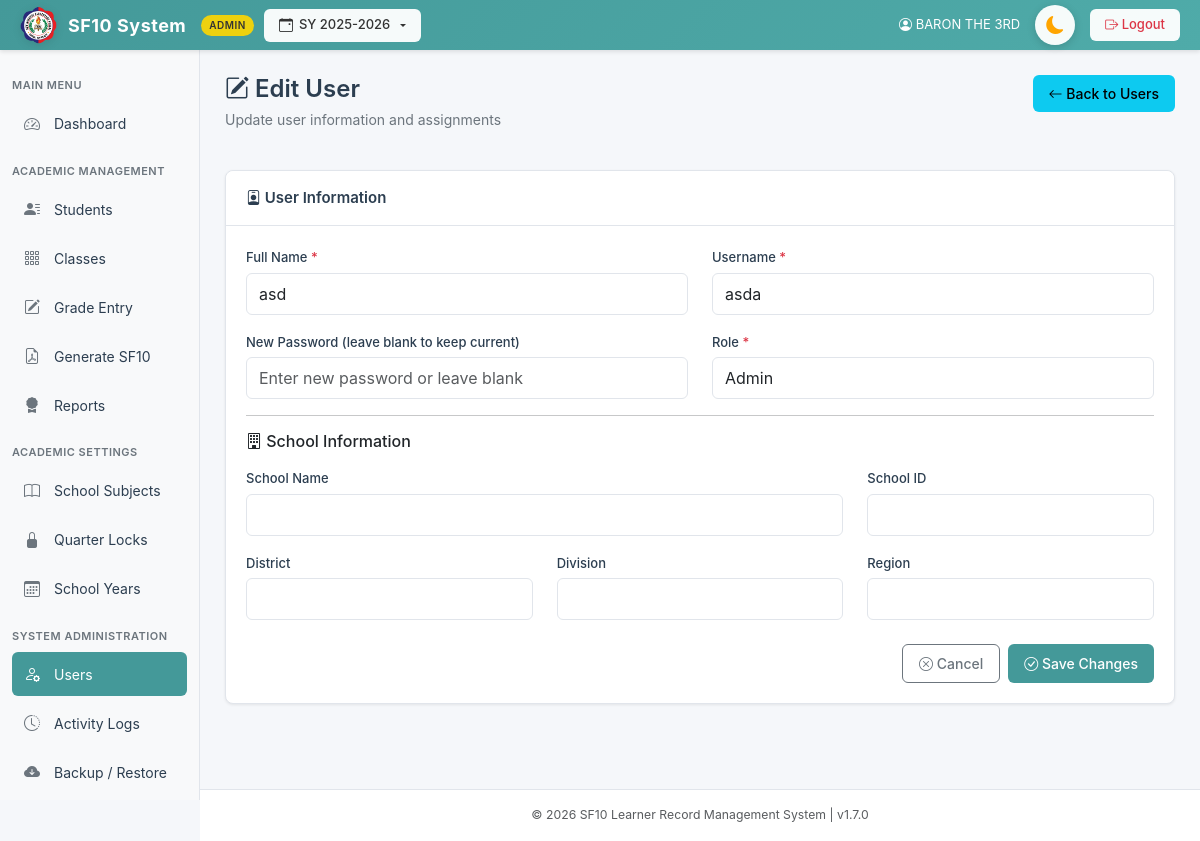
/pages/edit_user.php?id=20 (signed in), run on an earlier commit of the app's database.
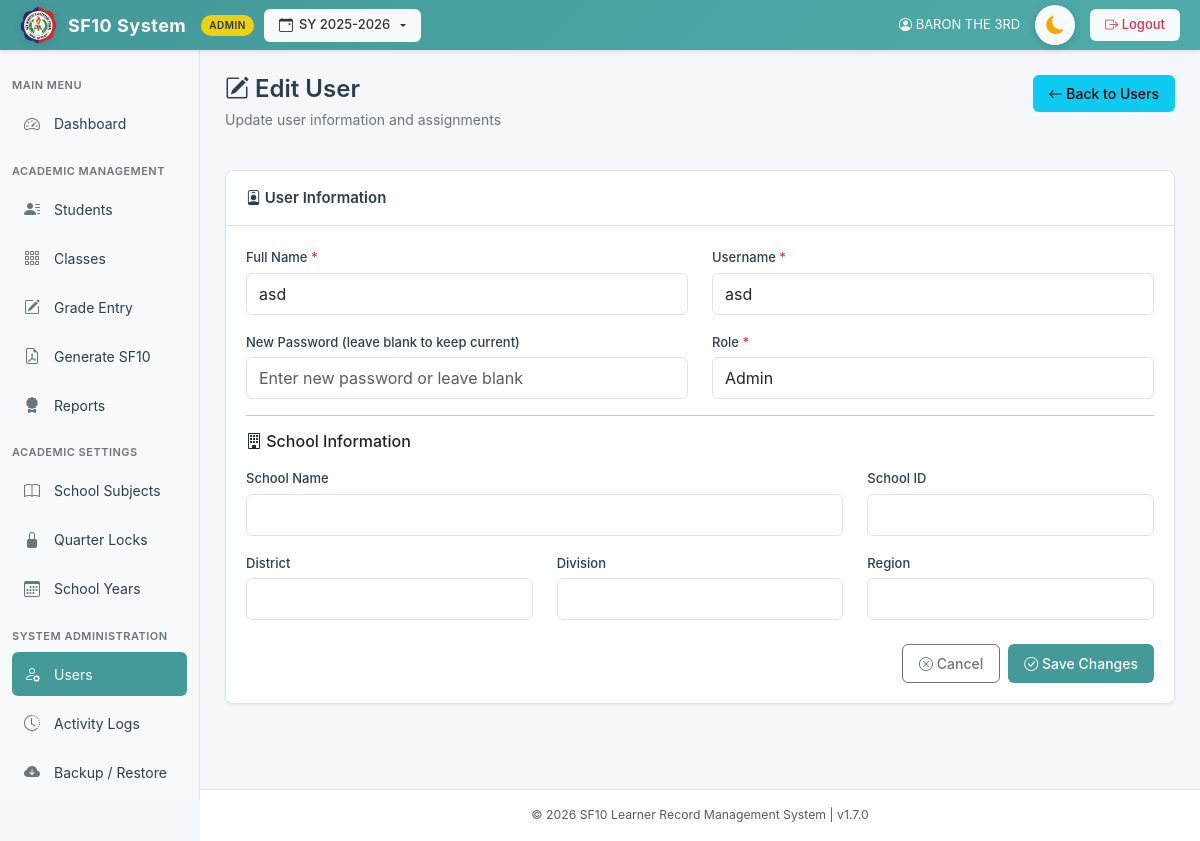
And on a later commit of the database.
### tables this page shows
CREATE TABLE `users` (
  `id` int(11) NOT NULL AUTO_INCREMENT,
  `username` varchar(50) NOT NULL,
  `password` varchar(255) NOT NULL,
  `full_name` varchar(100) NOT NULL,
  `role` enum('admin','teacher') NOT NULL,
  `school_name` varchar(255) DEFAULT NULL,
  `school_id` varchar(50) DEFAULT NULL,
  `district` varchar(100) DEFAULT NULL,
  `division` varchar(100) DEFAULT NULL,
  `region` varchar(100) DEFAULT NULL,
  `subject_id` int(11) DEFAULT NULL COMMENT 'For subject teachers - which subject they teach',
  `created_at` timestamp NOT NULL DEFAULT current_timestamp(),
  `totp_secret` varchar(255) DEFAULT NULL,
  `2fa_on_login` tinyint(1) DEFAULT 0,
  `remember_token` varchar(255) DEFAULT NULL,
  PRIMARY KEY (`id`),
  UNIQUE KEY `username` (`username`),
  KEY `fk_users_subject` (`subject_id`),
  CONSTRAINT `fk_users_subject` FOREIGN KEY (`subject_id`) REFERENCES `subjects` (`id`) ON DELETE SET NULL ON UPDATE CASCADE
);

### pages/edit_user.php (the view, shortened to what this page needs)
<?php
include "../includes/db.php";
$user_id = isset($_GET['id']) ? (int)$_GET['id'] : 0;
if ($user_id > 0) {
    $user_query = $conn->prepare("SELECT * FROM users WHERE id = ?");
    $user_query->bind_param("i", $user_id);
    $user_query->execute();
    $user_result = $user_query->get_result();
    $edit_user = $user_result->fetch_assoc();
} else {
    $_SESSION['error_message'] = "Invalid user ID.";
    header("Location: users.php");
    exit();
}
include "../templates/header.php";
?>
<div class="d-flex justify-content-between align-items-start mb-4">
    <div class="page-header mb-0">
        <h2><i class="bi bi-pencil-square"></i> Edit User</h2>
        <p class="subtitle">Update user information and assignments</p>
    </div>
    <a href="users.php" class="btn btn-info">
        <i class="bi bi-arrow-left"></i> Back to Users
    </a>
</div>
<div class="card">
    <div class="card-header">
        <i class="bi bi-person-badge"></i> User Information
    </div>
    <div class="card-body">
        <form method="POST" id="editUserForm">
            <div class="row mb-3">
                <div class="col-md-6">
                    <label class="form-label">Full Name <span class="text-danger">*</span></label>
                    <input type="text" name="full_name" class="form-control" autocomplete="off"
                           value="<?= htmlspecialchars($edit_user['full_name']) ?>" required>
                </div>
                <div class="col-md-6">
                    <label class="form-label">Username <span class="text-danger">*</span></label>
                    <input type="text" name="username" class="form-control" autocomplete="off"
                           value="<?= htmlspecialchars($edit_user['username']) ?>" required>
                </div>
            </div>
            <div class="row mb-3">
                <div class="col-md-6">
                    <label class="form-label">New Password (leave blank to keep current)</label>
                    <input type="password" name="password" class="form-control" autocomplete="new-password"
                           placeholder="Enter new password or leave blank">
                </div>
                <div class="col-md-6">
                    <label class="form-label">Role <span class="text-danger">*</span></label>
                    <select name="role" class="form-control" id="roleSelect" onchange="toggleTeacherFields()" required>
                        <option value="admin" <?= $edit_user['role'] === 'admin' ? 'selected' : '' ?>>Admin</option>
                    </select>
                </div>
            </div>
            <hr>
            <h6 class="mb-3"><i class="bi bi-building"></i> School Information</h6>
            <div class="row mb-3">
                <div class="col-md-8">
                    <label class="form-label">School Name</label>
                    <input type="text" name="school_name" class="form-control" autocomplete="off"
                           value="<?= htmlspecialchars($edit_user['school_name'] ?? '') ?>">
                </div>
                <div class="col-md-4">
                    <label class="form-label">School ID</label>
                    <input type="text" name="school_id" class="form-control" autocomplete="off"
                           value="<?= htmlspecialchars($edit_user['school_id'] ?? '') ?>">
                </div>
            </div>
            <div class="row mb-3">
                <div class="col-md-4">
                    <label class="form-label">District</label>
                    <input type="text" name="district" class="form-control" autocomplete="off"
                           value="<?= htmlspecialchars($edit_user['district'] ?? '') ?>">
                </div>
                <div class="col-md-4">
                    <label class="form-label">Division</label>
                    <input type="text" name="division" class="form-control" autocomplete="off"
                           value="<?= htmlspecialchars($edit_user['division'] ?? '') ?>">
                </div>
                <div class="col-md-4">
                    <label class="form-label">Region</label>
                    <input type="text" name="region" class="form-control" autocomplete="off"
                           value="<?= htmlspecialchars($edit_user['region'] ?? '') ?>">
                </div>
            </div>
            <div class="d-flex justify-content-end gap-2 mt-4">
                <a href="users.php" class="btn btn-secondary">
                    <i class="bi bi-x-circle"></i> Cancel
                </a>
                <button type="submit" name="edit_user" class="btn btn-primary">
                    <i class="bi bi-check-circle"></i> Save Changes
                </button>
            </div>
        </form>
    </div>
</div>
<?php include '../templates/footer.php'; ?>

What changed in the data, as far as the page shows it:
changed users "asd": username "asda" → "asd"
